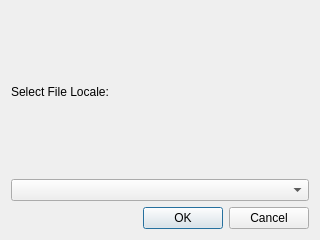
<?xml version="1.0" encoding="UTF-8"?>
<ui version="4.0">
 <class>SetFileLocaleDialog</class>
 <widget class="QDialog" name="SetFileLocaleDialog">
  <property name="geometry">
   <rect>
    <x>0</x>
    <y>0</y>
    <width>320</width>
    <height>240</height>
   </rect>
  </property>
  <property name="windowTitle">
   <string>Dialog</string>
  </property>
  <layout class="QVBoxLayout" name="verticalLayout">
   <item>
    <widget class="QLabel" name="label">
     <property name="text">
      <string>Select File Locale:</string>
     </property>
    </widget>
   </item>
   <item>
    <widget class="QComboBox" name="comboBox"/>
   </item>
   <item>
    <widget class="QDialogButtonBox" name="buttonBox">
     <property name="orientation">
      <enum>Qt::Horizontal</enum>
     </property>
     <property name="standardButtons">
      <set>QDialogButtonBox::Cancel|QDialogButtonBox::Ok</set>
     </property>
    </widget>
   </item>
  </layout>
 </widget>
 <resources/>
 <connections>
  <connection>
   <sender>buttonBox</sender>
   <signal>accepted()</signal>
   <receiver>SetFileLocaleDialog</receiver>
   <slot>accept()</slot>
   <hints>
    <hint type="sourcelabel">
     <x>248</x>
     <y>254</y>
    </hint>
    <hint type="destinationlabel">
     <x>157</x>
     <y>274</y>
    </hint>
   </hints>
  </connection>
  <connection>
   <sender>buttonBox</sender>
   <signal>rejected()</signal>
   <receiver>SetFileLocaleDialog</receiver>
   <slot>reject()</slot>
   <hints>
    <hint type="sourcelabel">
     <x>316</x>
     <y>260</y>
    </hint>
    <hint type="destinationlabel">
     <x>286</x>
     <y>274</y>
    </hint>
   </hints>
  </connection>
 </connections>
</ui>
